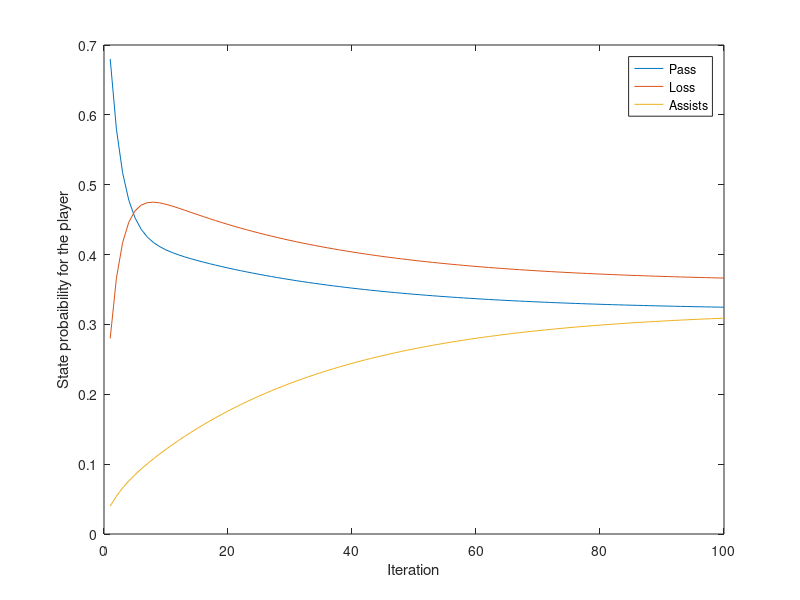

This chart was generated by the following MATLAB code:
initial_input = [0.68 0.28 0.04];
transition_matrix = [(35/45) (9/45) (1/45); (8/45) (37/45) 0; (1/45) 0 (44/45)];
output = zeros (50,3);
t = 1:100;
output(1,:) = initial_input;
for i = 2:100   
    output(i,:) = initial_input * (transition_matrix)^(i-1);
end
Win = output(:,1);
plot(t,Win)
hold on
Draw = output(:,2);
plot(t,Draw)
hold on
Lose = output(:,3);
plot(t,Lose)
legend('show')
legend('Pass', 'Loss', 'Assists')
xlabel ('Iteration')
ylabel('State probaibility for the player')